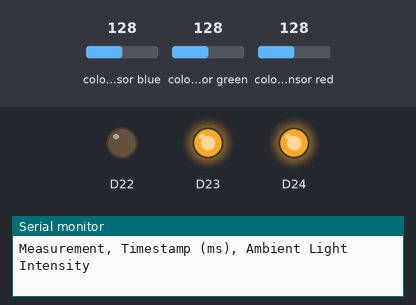
A sketch run on a simulated Arduino Nano 33 BLE. On the bench: output pins drawn as LEDs (lit = HIGH), the last lines printed to the serial monitor. The inputs (shaded band) are chosen by the test bench; at power-on: colour sensor blue 128, colour sensor green 128, colour sensor red 128.

Above: at 2.5 s.
At 9.0 s:
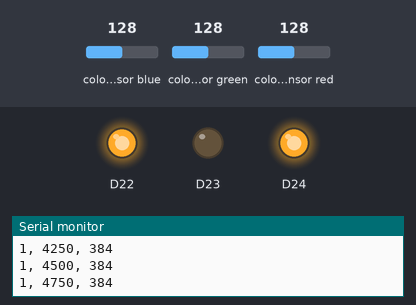
Timing chart, 0 to 17.3 s (numbered marks = the images above):
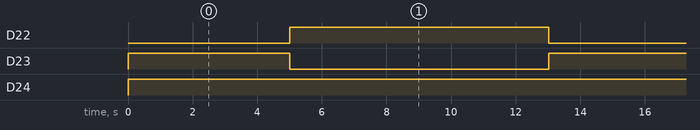

The sketch:

Light_intensity_record_measurements.ino
```cpp
#include <Arduino_APDS9960.h>

#define AMOUNT_OF_MEASUREMENTS 10

void setup() {
  Serial.begin(9600);
  while (!Serial);

  if (!APDS.begin()) {
    Serial.println("Error initializing APDS9960 sensor!");
    while (1);
  }

  pinMode(LEDR, OUTPUT);
  pinMode(LEDG, OUTPUT);
  pinMode(LEDB, OUTPUT);

  // CSV header
  Serial.println("Measurement, Timestamp (ms), Ambient Light Intensity");
}

void setLEDColor(int red, int green, int blue) {
  digitalWrite(LEDR, red);
  digitalWrite(LEDG, green);
  digitalWrite(LEDB, blue);
}

void loop() {
  for (int i = 0; i < AMOUNT_OF_MEASUREMENTS; i++) {
    // LED 5 Sekunden lang rot leuchten lassen
    // RED
    setLEDColor(LOW, HIGH, HIGH);
    delay(5000);

    // Switch to GREEN LED and start measurements
    setLEDColor(HIGH, LOW, HIGH);

     // Measure every 250 ms for 10 seconds
    for (int j = 0; j < 40;) {
      int r, g, b, a;
      if (APDS.colorAvailable()) {
        APDS.readColor(r, g, b, a);
        Serial.print(i + 1);  // measurement number
        Serial.print(", ");
        Serial.print(j * 250);  // Timestamp
        Serial.print(", ");
        Serial.println(a);  // brightness
        j++;
        delay(200); // Just 200 because the sensor needs also time so that we will have roughly 250ms +-25ms
      }
    }

    // Switch back to RED LED and wait 2 seconds
    setLEDColor(LOW, HIGH, HIGH);
    delay(2000);
  }

  Serial.println("All measurements completed.");
  while (1);
}
```

Measured:
- by itself, D22: alternates HIGH for 8.0 s and LOW for 7.0 s
- by itself, D23: repeats every 15.0 s: LOW 8.0 s, HIGH 7.0 s
- by itself, D24: LOW → HIGH at 0.00 s
